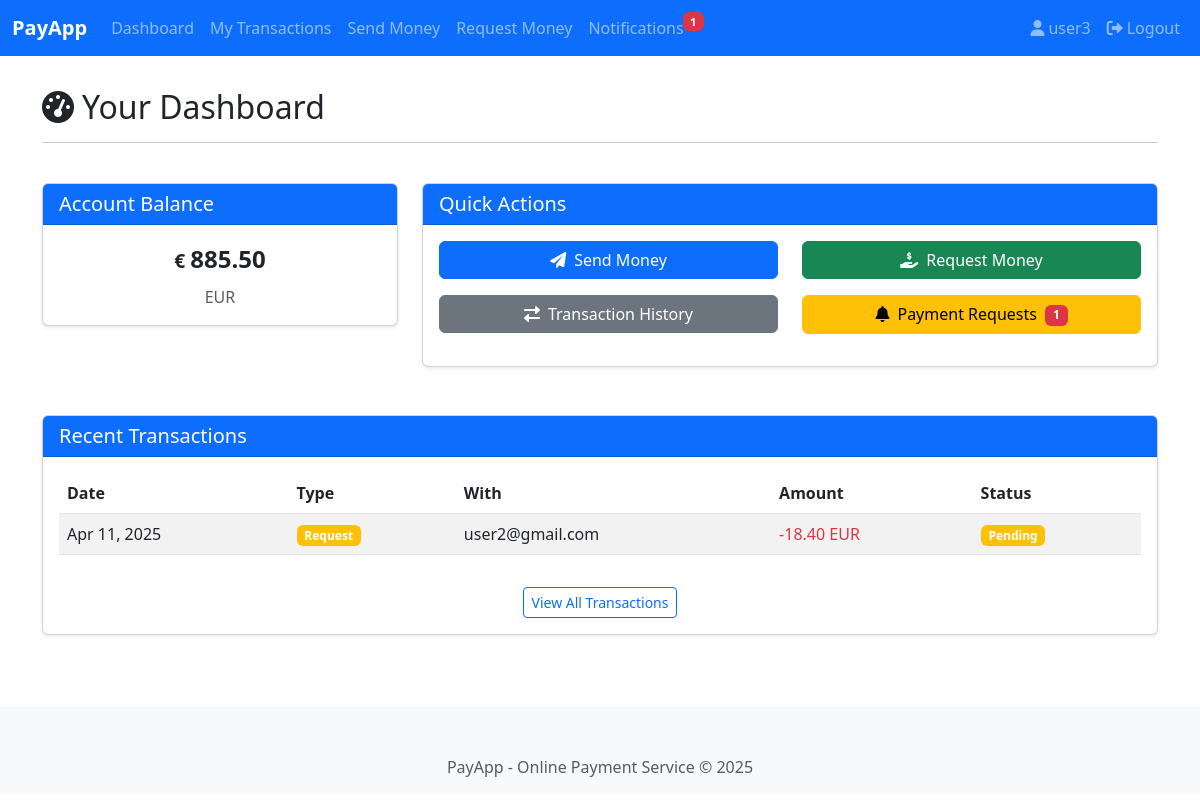
The page /webapps2025/dashboard/ (signed in) on the database its author committed.
### register/models.py (models this page shows, shortened)
class UserProfile(models.Model):
    CURRENCY_CHOICES = (
        ('GBP', 'British Pound (£)'),
        ('USD', 'US Dollar ($)'),
        ('EUR', 'Euro (€)'),
    )
    user = models.OneToOneField(User, on_delete=models.CASCADE, related_name='profile')
    currency = models.CharField(max_length=3, choices=CURRENCY_CHOICES, default='GBP')
    balance = models.DecimalField(max_digits=12, decimal_places=2, default=0.00)
    is_admin = models.BooleanField(default=False)

### payapp/models.py (models this page shows, shortened)
class Transaction(models.Model):
    TRANSACTION_TYPES = (
        ('PAYMENT', 'Direct Payment'),
        ('REQUEST', 'Payment Request'),
    )
    STATUS_CHOICES = (
        ('PENDING', 'Pending'),
        ('COMPLETED', 'Completed'),
        ('REJECTED', 'Rejected'),
    )
    sender = models.ForeignKey(User, on_delete=models.CASCADE, related_name='sent_transactions')
    receiver = models.ForeignKey(User, on_delete=models.CASCADE, related_name='received_transactions')
    amount = models.DecimalField(max_digits=12, decimal_places=2)
    amount_sender_currency = models.DecimalField(max_digits=12, decimal_places=2)
    amount_receiver_currency = models.DecimalField(max_digits=12, decimal_places=2)
    sender_currency = models.CharField(max_length=3)
    receiver_currency = models.CharField(max_length=3)
    transaction_type = models.CharField(max_length=10, choices=TRANSACTION_TYPES)
    status = models.CharField(max_length=10, choices=STATUS_CHOICES, default='PENDING')
    timestamp = models.DateTimeField()
    description = models.CharField(max_length=255, blank=True, null=True)
    class Meta:
        ordering = ['-timestamp']

### payapp/views.py (the view)
# urls.py: path('dashboard/', views.dashboard_view, name='dashboard'),
@login_required
def dashboard_view(request):
    if request.user.profile.is_admin:
        return redirect('admin_dashboard')
    profile = request.user.profile
    pending_requests = Transaction.objects.filter(
        sender=request.user,
        transaction_type='REQUEST',
        status='PENDING'
    ).count()
    recent_transactions = Transaction.objects.filter(
        sender=request.user
    ).order_by('-timestamp')[:5]
    context = {
        'profile': profile,
        'pending_requests': pending_requests,
        'notification_count': pending_requests,  # Add this for notification badge
        'recent_transactions': recent_transactions
    }
    return render(request, 'payapp/dashboard.html', context)

### templates/payapp/dashboard.html (shortened to what this page needs)
{% extends 'base.html' %}
{% block content %}
<div class="row mb-4">
    <div class="col-md-12">
        <h2>
            <i class="fas fa-tachometer-alt me-2"></i>Your Dashboard
        </h2>
        <hr>
    </div>
</div>
<div class="row mb-4">
    <div class="col-md-4">
        <div class="card">
            <div class="card-header bg-primary text-white">
                <h5 class="mb-0">Account Balance</h5>
            </div>
            <div class="card-body text-center">
                <div class="balance-display">
                    <span class="currency-symbol">
                        {% if profile.currency == 'GBP' %}£{% elif profile.currency == 'USD' %}${% else %}€{% endif %}
                    </span>
                    {{ profile.balance }}
                </div>
                <div class="mt-2 text-muted">{{ profile.currency }}</div>
            </div>
        </div>
    </div>
    <div class="col-md-8">
        <div class="card">
            <div class="card-header bg-primary text-white">
                <h5 class="mb-0">Quick Actions</h5>
            </div>
            <div class="card-body">
                <div class="row">
                    <div class="col-md-6 mb-3">
                        <a href="{% url 'make_payment' %}" class="btn btn-primary w-100">
                            <i class="fas fa-paper-plane me-2"></i>Send Money
                        </a>
                    </div>
                    <div class="col-md-6 mb-3">
                        <a href="{% url 'request_payment' %}" class="btn btn-success w-100">
                            <i class="fas fa-hand-holding-usd me-2"></i>Request Money
                        </a>
                    </div>
                    <div class="col-md-6 mb-3">
                        <a href="{% url 'transactions' %}" class="btn btn-secondary w-100">
                            <i class="fas fa-exchange-alt me-2"></i>Transaction History
                        </a>
                    </div>
                    <div class="col-md-6 mb-3">
                        <a href="{% url 'notifications' %}" class="btn btn-warning w-100">
                            <i class="fas fa-bell me-2"></i>Payment Requests
                            <span class="badge bg-danger ms-1">{{ pending_requests }}</span>
                        </a>
                    </div>
                </div>
            </div>
        </div>
    </div>
</div>
<div class="row">
    <div class="col-md-12">
        <div class="card">
            <div class="card-header bg-primary text-white">
                <h5 class="mb-0">Recent Transactions</h5>
            </div>
            <div class="card-body">
                <div class="table-responsive">
                    <table class="table table-striped table-hover">
                        <thead>
                            <tr>
                                <th>Date</th>
                                <th>Type</th>
                                <th>With</th>
                                <th>Amount</th>
                                <th>Status</th>
                            </tr>
                        </thead>
                        <tbody>
                            {% for transaction in recent_transactions %}
                                <tr>
                                    <td>{{ transaction.timestamp|date:"M d, Y" }}</td>
                                    <td>
                                        {% if transaction.transaction_type == 'PAYMENT' %}
                                            <span class="badge bg-success">Payment</span>
                                        {% else %}
                                            <span class="badge bg-warning">Request</span>
                                        {% endif %}
                                    </td>
                                    <td>
                                        {% if transaction.sender == user %}
                                            {{ transaction.receiver.email }}
                                        {% else %}
                                            {{ transaction.sender.email }}
                                        {% endif %}
                                    </td>
                                    <td>
                                        {% if transaction.sender == user %}
                                            <span class="text-danger">
                                                -{{ transaction.amount_sender_currency }} {{ transaction.sender_currency }}
                                            </span>
                                        {% else %}
                                            <span class="text-success">
                                                +{{ transaction.amount_receiver_currency }} {{ transaction.receiver_currency }}
                                            </span>
                                        {% endif %}
                                    </td>
                                    <td>
                                        {% if transaction.status == 'COMPLETED' %}
                                            <span class="badge bg-success">Completed</span>
                                        {% elif transaction.status == 'PENDING' %}
                                            <span class="badge bg-warning">Pending</span>
                                        {% else %}
                                            <span class="badge bg-danger">Rejected</span>
                                        {% endif %}
                                    </td>
                                </tr>
                            {% empty %}
                                <tr>
                                    <td colspan="5" class="text-center">No recent transactions found.</td>
                                </tr>
                            {% endfor %}
                        </tbody>
                    </table>
                </div>
                {% if recent_transactions %}
                    <div class="text-center mt-3">
                        <a href="{% url 'transactions' %}" class="btn btn-outline-primary btn-sm">
                            View All Transactions
                        </a>
                    </div>
                {% endif %}
            </div>
        </div>
    </div>
</div>
{% endblock %}

### templates/base.html (shortened to what this page needs)
<!DOCTYPE html>
<html lang="en">
<head>
    <link href="https://cdn.jsdelivr.net/npm/bootstrap@5.3.0-alpha1/dist/css/bootstrap.min.css" rel="stylesheet">
    <link rel="stylesheet" href="https://cdnjs.cloudflare.com/ajax/libs/font-awesome/6.0.0-beta3/css/all.min.css">
</head>
<body>
    <nav class="navbar navbar-expand-lg navbar-dark bg-primary">
        <div class="container-fluid">
            <a class="navbar-brand" href="{% url 'dashboard' %}">PayApp</a>
            <div class="collapse navbar-collapse" id="navbarNav">
                {% if user.is_authenticated %}
                    <ul class="navbar-nav me-auto">
                        <li class="nav-item">
                            <a class="nav-link" href="{% url 'dashboard' %}">Dashboard</a>
                        </li>
                        {% if user.profile.is_admin %}
                            <li class="nav-item">
                                <a class="nav-link" href="{% url 'admin_transactions' %}">All Transactions</a>
                            </li>
                            <li class="nav-item">
                                <a class="nav-link" href="{% url 'admin_register' %}">Add Admin</a>
                            </li>
                        {% else %}
                            <li class="nav-item">
                                <a class="nav-link" href="{% url 'transactions' %}">My Transactions</a>
                            </li>
                            <li class="nav-item">
                                <a class="nav-link" href="{% url 'make_payment' %}">Send Money</a>
                            </li>
                            <li class="nav-item">
                                <a class="nav-link" href="{% url 'request_payment' %}">Request Money</a>
                            </li>
                            <li class="nav-item">
    <a class="nav-link" href="{% url 'notifications' %}">
        Notifications
        {% if notification_count > 0 %}
            <span class="badge bg-danger notification-badge">{{ notification_count }}</span>
        {% endif %}
    </a>
</li>
                        {% endif %}
                    </ul>
                    <ul class="navbar-nav ms-auto">
                        <li class="nav-item">
                            <span class="nav-link">
                                <i class="fas fa-user me-1"></i>{{ user.username }}
                            </span>
                        </li>
                        <li class="nav-item">
                            <a class="nav-link" href="{% url 'logout' %}">
                                <i class="fas fa-sign-out-alt me-1"></i>Logout
                            </a>
                        </li>
                    </ul>
                {% endif %}
            </div>
        </div>
    </nav>
    <div class="container">
        {% block content %}{% endblock %}
    </div>
    <footer class="bg-light mt-5 py-3">
        <div class="container text-center">
            <p class="text-muted mb-0">PayApp - Online Payment Service &copy; 2025</p>
        </div>
    </footer>
</body>
</html>

### templates/base.html (style rules this page uses)
.navbar-brand { font-weight: bold; }
.container { margin-top: 2rem; }
.card { margin-bottom: 1.5rem; box-shadow: 0 0.125rem 0.25rem rgba(0, 0, 0, 0.075); }
.balance-display { font-size: 1.5rem; font-weight: bold; }
.currency-symbol { font-size: 1.2rem; }
.notification-badge { position: relative; top: -8px; right: 5px; font-size: 0.7rem; }

### rows shown on the page
UserProfile: balance "885.50", currency "EUR"
Transaction: transaction_type "Request", status "Pending"

### other values the page prints
{{ notification_count }} "1"
{{ user.username }} "user3"
{{ pending_requests }} "1"
